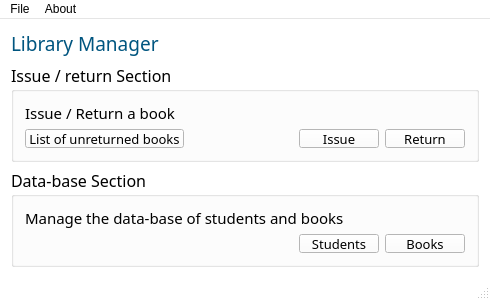
<?xml version="1.0" encoding="UTF-8"?>
<ui version="4.0">
 <class>MainWindow</class>
 <widget class="QMainWindow" name="MainWindow">
  <property name="geometry">
   <rect>
    <x>0</x>
    <y>0</y>
    <width>490</width>
    <height>300</height>
   </rect>
  </property>
  <property name="minimumSize">
   <size>
    <width>490</width>
    <height>300</height>
   </size>
  </property>
  <property name="palette">
   <palette>
    <active>
     <colorrole role="WindowText">
      <brush brushstyle="SolidPattern">
       <color alpha="255">
        <red>0</red>
        <green>0</green>
        <blue>0</blue>
       </color>
      </brush>
     </colorrole>
     <colorrole role="Button">
      <brush brushstyle="SolidPattern">
       <color alpha="255">
        <red>255</red>
        <green>255</green>
        <blue>255</blue>
       </color>
      </brush>
     </colorrole>
     <colorrole role="Light">
      <brush brushstyle="SolidPattern">
       <color alpha="255">
        <red>255</red>
        <green>255</green>
        <blue>255</blue>
       </color>
      </brush>
     </colorrole>
     <colorrole role="Midlight">
      <brush brushstyle="SolidPattern">
       <color alpha="255">
        <red>255</red>
        <green>255</green>
        <blue>255</blue>
       </color>
      </brush>
     </colorrole>
     <colorrole role="Dark">
      <brush brushstyle="SolidPattern">
       <color alpha="255">
        <red>127</red>
        <green>127</green>
        <blue>127</blue>
       </color>
      </brush>
     </colorrole>
     <colorrole role="Mid">
      <brush brushstyle="SolidPattern">
       <color alpha="255">
        <red>170</red>
        <green>170</green>
        <blue>170</blue>
       </color>
      </brush>
     </colorrole>
     <colorrole role="Text">
      <brush brushstyle="SolidPattern">
       <color alpha="255">
        <red>0</red>
        <green>0</green>
        <blue>0</blue>
       </color>
      </brush>
     </colorrole>
     <colorrole role="BrightText">
      <brush brushstyle="SolidPattern">
       <color alpha="255">
        <red>255</red>
        <green>255</green>
        <blue>255</blue>
       </color>
      </brush>
     </colorrole>
     <colorrole role="ButtonText">
      <brush brushstyle="SolidPattern">
       <color alpha="255">
        <red>0</red>
        <green>0</green>
        <blue>0</blue>
       </color>
      </brush>
     </colorrole>
     <colorrole role="Base">
      <brush brushstyle="SolidPattern">
       <color alpha="255">
        <red>255</red>
        <green>255</green>
        <blue>255</blue>
       </color>
      </brush>
     </colorrole>
     <colorrole role="Window">
      <brush brushstyle="SolidPattern">
       <color alpha="255">
        <red>255</red>
        <green>255</green>
        <blue>255</blue>
       </color>
      </brush>
     </colorrole>
     <colorrole role="Shadow">
      <brush brushstyle="SolidPattern">
       <color alpha="255">
        <red>0</red>
        <green>0</green>
        <blue>0</blue>
       </color>
      </brush>
     </colorrole>
     <colorrole role="AlternateBase">
      <brush brushstyle="SolidPattern">
       <color alpha="255">
        <red>255</red>
        <green>255</green>
        <blue>255</blue>
       </color>
      </brush>
     </colorrole>
     <colorrole role="ToolTipBase">
      <brush brushstyle="SolidPattern">
       <color alpha="255">
        <red>255</red>
        <green>255</green>
        <blue>220</blue>
       </color>
      </brush>
     </colorrole>
     <colorrole role="ToolTipText">
      <brush brushstyle="SolidPattern">
       <color alpha="255">
        <red>0</red>
        <green>0</green>
        <blue>0</blue>
       </color>
      </brush>
     </colorrole>
    </active>
    <inactive>
     <colorrole role="WindowText">
      <brush brushstyle="SolidPattern">
       <color alpha="255">
        <red>0</red>
        <green>0</green>
        <blue>0</blue>
       </color>
      </brush>
     </colorrole>
     <colorrole role="Button">
      <brush brushstyle="SolidPattern">
       <color alpha="255">
        <red>255</red>
        <green>255</green>
        <blue>255</blue>
       </color>
      </brush>
     </colorrole>
     <colorrole role="Light">
      <brush brushstyle="SolidPattern">
       <color alpha="255">
        <red>255</red>
        <green>255</green>
        <blue>255</blue>
       </color>
      </brush>
     </colorrole>
     <colorrole role="Midlight">
      <brush brushstyle="SolidPattern">
       <color alpha="255">
        <red>255</red>
        <green>255</green>
        <blue>255</blue>
       </color>
      </brush>
     </colorrole>
     <colorrole role="Dark">
      <brush brushstyle="SolidPattern">
       <color alpha="255">
        <red>127</red>
        <green>127</green>
        <blue>127</blue>
       </color>
      </brush>
     </colorrole>
     <colorrole role="Mid">
      <brush brushstyle="SolidPattern">
       <color alpha="255">
        <red>170</red>
        <green>170</green>
        <blue>170</blue>
       </color>
      </brush>
     </colorrole>
     <colorrole role="Text">
      <brush brushstyle="SolidPattern">
       <color alpha="255">
        <red>0</red>
        <green>0</green>
        <blue>0</blue>
       </color>
      </brush>
     </colorrole>
     <colorrole role="BrightText">
      <brush brushstyle="SolidPattern">
       <color alpha="255">
        <red>255</red>
        <green>255</green>
        <blue>255</blue>
       </color>
      </brush>
     </colorrole>
     <colorrole role="ButtonText">
      <brush brushstyle="SolidPattern">
       <color alpha="255">
        <red>0</red>
        <green>0</green>
        <blue>0</blue>
       </color>
      </brush>
     </colorrole>
     <colorrole role="Base">
      <brush brushstyle="SolidPattern">
       <color alpha="255">
        <red>255</red>
        <green>255</green>
        <blue>255</blue>
       </color>
      </brush>
     </colorrole>
     <colorrole role="Window">
      <brush brushstyle="SolidPattern">
       <color alpha="255">
        <red>255</red>
        <green>255</green>
        <blue>255</blue>
       </color>
      </brush>
     </colorrole>
     <colorrole role="Shadow">
      <brush brushstyle="SolidPattern">
       <color alpha="255">
        <red>0</red>
        <green>0</green>
        <blue>0</blue>
       </color>
      </brush>
     </colorrole>
     <colorrole role="AlternateBase">
      <brush brushstyle="SolidPattern">
       <color alpha="255">
        <red>255</red>
        <green>255</green>
        <blue>255</blue>
       </color>
      </brush>
     </colorrole>
     <colorrole role="ToolTipBase">
      <brush brushstyle="SolidPattern">
       <color alpha="255">
        <red>255</red>
        <green>255</green>
        <blue>220</blue>
       </color>
      </brush>
     </colorrole>
     <colorrole role="ToolTipText">
      <brush brushstyle="SolidPattern">
       <color alpha="255">
        <red>0</red>
        <green>0</green>
        <blue>0</blue>
       </color>
      </brush>
     </colorrole>
    </inactive>
    <disabled>
     <colorrole role="WindowText">
      <brush brushstyle="SolidPattern">
       <color alpha="255">
        <red>127</red>
        <green>127</green>
        <blue>127</blue>
       </color>
      </brush>
     </colorrole>
     <colorrole role="Button">
      <brush brushstyle="SolidPattern">
       <color alpha="255">
        <red>255</red>
        <green>255</green>
        <blue>255</blue>
       </color>
      </brush>
     </colorrole>
     <colorrole role="Light">
      <brush brushstyle="SolidPattern">
       <color alpha="255">
        <red>255</red>
        <green>255</green>
        <blue>255</blue>
       </color>
      </brush>
     </colorrole>
     <colorrole role="Midlight">
      <brush brushstyle="SolidPattern">
       <color alpha="255">
        <red>255</red>
        <green>255</green>
        <blue>255</blue>
       </color>
      </brush>
     </colorrole>
     <colorrole role="Dark">
      <brush brushstyle="SolidPattern">
       <color alpha="255">
        <red>127</red>
        <green>127</green>
        <blue>127</blue>
       </color>
      </brush>
     </colorrole>
     <colorrole role="Mid">
      <brush brushstyle="SolidPattern">
       <color alpha="255">
        <red>170</red>
        <green>170</green>
        <blue>170</blue>
       </color>
      </brush>
     </colorrole>
     <colorrole role="Text">
      <brush brushstyle="SolidPattern">
       <color alpha="255">
        <red>127</red>
        <green>127</green>
        <blue>127</blue>
       </color>
      </brush>
     </colorrole>
     <colorrole role="BrightText">
      <brush brushstyle="SolidPattern">
       <color alpha="255">
        <red>255</red>
        <green>255</green>
        <blue>255</blue>
       </color>
      </brush>
     </colorrole>
     <colorrole role="ButtonText">
      <brush brushstyle="SolidPattern">
       <color alpha="255">
        <red>127</red>
        <green>127</green>
        <blue>127</blue>
       </color>
      </brush>
     </colorrole>
     <colorrole role="Base">
      <brush brushstyle="SolidPattern">
       <color alpha="255">
        <red>255</red>
        <green>255</green>
        <blue>255</blue>
       </color>
      </brush>
     </colorrole>
     <colorrole role="Window">
      <brush brushstyle="SolidPattern">
       <color alpha="255">
        <red>255</red>
        <green>255</green>
        <blue>255</blue>
       </color>
      </brush>
     </colorrole>
     <colorrole role="Shadow">
      <brush brushstyle="SolidPattern">
       <color alpha="255">
        <red>0</red>
        <green>0</green>
        <blue>0</blue>
       </color>
      </brush>
     </colorrole>
     <colorrole role="AlternateBase">
      <brush brushstyle="SolidPattern">
       <color alpha="255">
        <red>255</red>
        <green>255</green>
        <blue>255</blue>
       </color>
      </brush>
     </colorrole>
     <colorrole role="ToolTipBase">
      <brush brushstyle="SolidPattern">
       <color alpha="255">
        <red>255</red>
        <green>255</green>
        <blue>220</blue>
       </color>
      </brush>
     </colorrole>
     <colorrole role="ToolTipText">
      <brush brushstyle="SolidPattern">
       <color alpha="255">
        <red>0</red>
        <green>0</green>
        <blue>0</blue>
       </color>
      </brush>
     </colorrole>
    </disabled>
   </palette>
  </property>
  <property name="windowTitle">
   <string>Library Manager App</string>
  </property>
  <widget class="QWidget" name="centralWidget">
   <layout class="QVBoxLayout" name="verticalLayout_5">
    <item>
     <layout class="QHBoxLayout" name="horizontalLayout_3">
      <item>
       <widget class="QLabel" name="label_3">
        <property name="palette">
         <palette>
          <active>
           <colorrole role="WindowText">
            <brush brushstyle="SolidPattern">
             <color alpha="255">
              <red>0</red>
              <green>85</green>
              <blue>127</blue>
             </color>
            </brush>
           </colorrole>
          </active>
          <inactive>
           <colorrole role="WindowText">
            <brush brushstyle="SolidPattern">
             <color alpha="255">
              <red>0</red>
              <green>85</green>
              <blue>127</blue>
             </color>
            </brush>
           </colorrole>
          </inactive>
          <disabled>
           <colorrole role="WindowText">
            <brush brushstyle="SolidPattern">
             <color alpha="255">
              <red>120</red>
              <green>120</green>
              <blue>120</blue>
             </color>
            </brush>
           </colorrole>
          </disabled>
         </palette>
        </property>
        <property name="font">
         <font>
          <family>Eras Demi ITC</family>
          <pointsize>14</pointsize>
         </font>
        </property>
        <property name="text">
         <string>Library Manager</string>
        </property>
       </widget>
      </item>
      <item>
       <spacer name="horizontalSpacer_3">
        <property name="orientation">
         <enum>Qt::Horizontal</enum>
        </property>
        <property name="sizeHint" stdset="0">
         <size>
          <width>40</width>
          <height>20</height>
         </size>
        </property>
       </spacer>
      </item>
     </layout>
    </item>
    <item>
     <widget class="QGroupBox" name="groupBox">
      <property name="font">
       <font>
        <family>Copperplate Gothic Light</family>
        <pointsize>12</pointsize>
       </font>
      </property>
      <property name="title">
       <string>Issue / return Section</string>
      </property>
      <layout class="QVBoxLayout" name="verticalLayout_3">
       <item>
        <layout class="QVBoxLayout" name="verticalLayout">
         <item>
          <widget class="QLabel" name="label">
           <property name="font">
            <font>
             <family>Ebrima</family>
             <pointsize>11</pointsize>
            </font>
           </property>
           <property name="text">
            <string>Issue / Return a book</string>
           </property>
          </widget>
         </item>
         <item>
          <layout class="QHBoxLayout" name="horizontalLayout">
           <item>
            <widget class="QPushButton" name="pushButton">
             <property name="font">
              <font>
               <family>Ebrima</family>
               <pointsize>10</pointsize>
              </font>
             </property>
             <property name="text">
              <string>List of unreturned books</string>
             </property>
            </widget>
           </item>
           <item>
            <spacer name="horizontalSpacer_2">
             <property name="orientation">
              <enum>Qt::Horizontal</enum>
             </property>
             <property name="sizeHint" stdset="0">
              <size>
               <width>40</width>
               <height>20</height>
              </size>
             </property>
            </spacer>
           </item>
           <item>
            <widget class="QPushButton" name="issue">
             <property name="font">
              <font>
               <family>Ebrima</family>
               <pointsize>10</pointsize>
              </font>
             </property>
             <property name="text">
              <string>Issue</string>
             </property>
            </widget>
           </item>
           <item>
            <widget class="QPushButton" name="returnBook">
             <property name="font">
              <font>
               <family>Ebrima</family>
               <pointsize>10</pointsize>
              </font>
             </property>
             <property name="text">
              <string>Return</string>
             </property>
            </widget>
           </item>
          </layout>
         </item>
        </layout>
       </item>
      </layout>
     </widget>
    </item>
    <item>
     <widget class="QGroupBox" name="groupBox_2">
      <property name="font">
       <font>
        <family>Copperplate Gothic Light</family>
        <pointsize>12</pointsize>
       </font>
      </property>
      <property name="title">
       <string>Data-base Section</string>
      </property>
      <layout class="QVBoxLayout" name="verticalLayout_4">
       <item>
        <layout class="QVBoxLayout" name="verticalLayout_2">
         <item>
          <widget class="QLabel" name="label_2">
           <property name="font">
            <font>
             <family>Ebrima</family>
             <pointsize>11</pointsize>
            </font>
           </property>
           <property name="text">
            <string>Manage the data-base of students and books</string>
           </property>
          </widget>
         </item>
         <item>
          <layout class="QHBoxLayout" name="horizontalLayout_2">
           <item>
            <spacer name="horizontalSpacer">
             <property name="orientation">
              <enum>Qt::Horizontal</enum>
             </property>
             <property name="sizeHint" stdset="0">
              <size>
               <width>40</width>
               <height>20</height>
              </size>
             </property>
            </spacer>
           </item>
           <item>
            <widget class="QPushButton" name="students">
             <property name="font">
              <font>
               <family>Ebrima</family>
               <pointsize>10</pointsize>
              </font>
             </property>
             <property name="text">
              <string>Students</string>
             </property>
            </widget>
           </item>
           <item>
            <widget class="QPushButton" name="books">
             <property name="font">
              <font>
               <family>Ebrima</family>
               <pointsize>10</pointsize>
              </font>
             </property>
             <property name="text">
              <string>Books</string>
             </property>
            </widget>
           </item>
          </layout>
         </item>
        </layout>
       </item>
      </layout>
     </widget>
    </item>
   </layout>
  </widget>
  <widget class="QMenuBar" name="menuBar">
   <property name="geometry">
    <rect>
     <x>0</x>
     <y>0</y>
     <width>490</width>
     <height>21</height>
    </rect>
   </property>
   <widget class="QMenu" name="menuAbout">
    <property name="title">
     <string>About</string>
    </property>
    <addaction name="actionHelp"/>
    <addaction name="actionCredits"/>
   </widget>
   <widget class="QMenu" name="menuFile">
    <property name="title">
     <string>File</string>
    </property>
    <addaction name="actionSave"/>
    <addaction name="actionPublish"/>
    <addaction name="actionClose"/>
   </widget>
   <addaction name="menuFile"/>
   <addaction name="menuAbout"/>
  </widget>
  <widget class="QStatusBar" name="statusBar"/>
  <action name="actionHelp">
   <property name="text">
    <string>Help</string>
   </property>
  </action>
  <action name="actionCredits">
   <property name="text">
    <string>Credits</string>
   </property>
  </action>
  <action name="actionSave">
   <property name="text">
    <string>Save</string>
   </property>
  </action>
  <action name="actionClose">
   <property name="text">
    <string>Exit</string>
   </property>
  </action>
  <action name="actionPublish">
   <property name="text">
    <string>Publish</string>
   </property>
  </action>
 </widget>
 <layoutdefault spacing="6" margin="11"/>
 <resources/>
 <connections/>
</ui>
